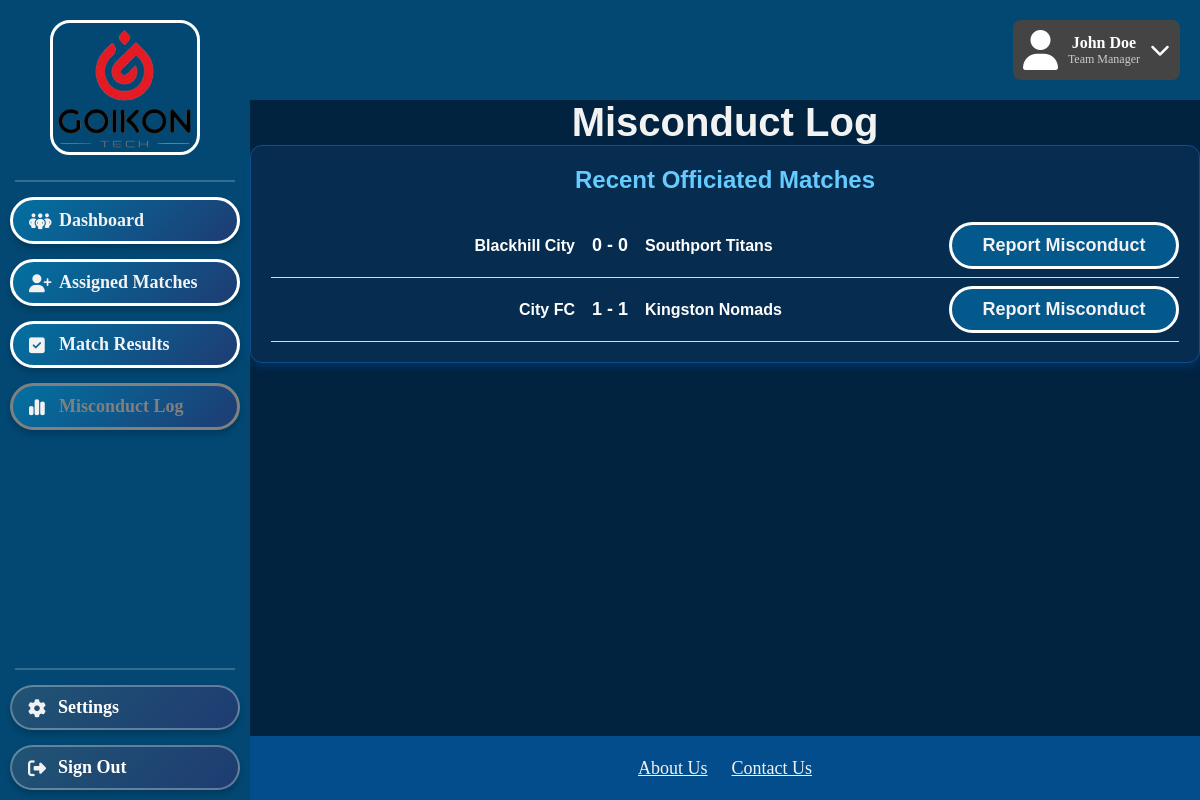
The app's page /refereePages/MisconductLog.php with its own data.
### tables this page shows
CREATE TABLE "League_Match" (
	"LeagueMatchID"	INTEGER,
	"LeagueID"	INTEGER NOT NULL,
	"HomeTeamID"	INTEGER NOT NULL,
	"AwayTeamID"	INTEGER NOT NULL,
	"MatchDate"	DATETIME NOT NULL,
	"FieldID"	INTEGER NOT NULL,
	"Status"	TEXT NOT NULL,
	"HomeGoals"	INTEGER NOT NULL DEFAULT 0,
	"AwayGoals"	INTEGER NOT NULL DEFAULT 0,
	PRIMARY KEY("LeagueMatchID" AUTOINCREMENT),
	FOREIGN KEY("AwayTeamID") REFERENCES "Team"("TeamID") ON DELETE CASCADE ON UPDATE CASCADE,
	FOREIGN KEY("FieldID") REFERENCES "Field"("FieldID") ON DELETE CASCADE ON UPDATE CASCADE,
	FOREIGN KEY("HomeTeamID") REFERENCES "Team"("TeamID") ON DELETE CASCADE ON UPDATE CASCADE,
	FOREIGN KEY("LeagueID") REFERENCES "League"("LeagueID") ON DELETE CASCADE ON UPDATE CASCADE
);

### refereePages/MisconductLog.php (the view, shortened to what this page needs)
<!DOCTYPE html>
<html>
    <link rel="stylesheet" href="../styles.css">
    <div class="header">
        <div class="profile-box">
            <i class="fa fa-user"></i>
            <div>
                <div class="name">John Doe</div>
                <div class="role">Team Manager</div>
            </div>
            <i class="fa fa-chevron-down dropdown-icon"></i>
        </div>
    </div>
    <div class="sidebar">
        <img src="../GoikonLogoFinal.png" alt="Goikon Logo" class = "goikon-logo">
        <div class="sidebar-separator"></div>
        <div class="sidebar-button">
            <a href="RefereeDashboard.php">
                <i class="fa-solid fa-people-group"></i>Dashboard
            </a>
        </div>
        <div class="sidebar-button">
            <a href="AssignedMatches.php">
                <i class="fa-solid fa-user-plus"></i>Assigned Matches
            </a>
        </div>
        <div class="sidebar-button">
            <a href="MatchResults.php">
                <i class="fa-solid fa-square-check"></i>Match Results
            </a>
        </div>
        <div class="sidebar-button" class="stayOnPageLink">
            <a href="MisconductLog.php">
                <i class="fa-solid fa-chart-simple"></i>Misconduct Log
            </a>
        </div>
        <div class="sidebar-toolbox-container">
            <div class="sidebar-separator"></div>
            <div class="sidebar-toolbox-button">
                <a href="../Homepages/SettingsPersonal.php">
                    <i class="fa-solid fa-gear"></i>Settings
                </a>
            </div>
            <div class="sidebar-toolbox-button">
                <a href="../Create Account and Login/Login.php">
                    <i class="fa-solid fa-right-from-bracket"></i></i>Sign Out
                </a>
            </div>
        </div>
    </div>
    <div class="footer">
        <a href="../Homepages/AboutUs.php">About Us</a>
        <a href="../Homepages/ContactUs.php">Contact Us</a>
    </div>
   <div class="main-content">
       <h1><b>Misconduct Log</b></h1>
       <?php
        require_once __DIR__ . '/../Include/db.php';
        try {
            $dbInstance = new Database();
            $conn = $dbInstance->getConnection();
        } catch (Exception $e) {
            die("Error: " . $e->getMessage());
        }
        ?>
        <div class="card">
            <h2>Recent Officiated Matches</h2>
            <?php
            $officiatedQuery = "
                SELECT lm.LeagueMatchID, hm.TeamID AS HomeID, am.TeamID AS AwayID,
                    hm.TeamName AS HomeTeam, am.TeamName AS AwayTeam,
                    lm.MatchDate, lm.HomeGoals, lm.AwayGoals
                FROM Referee_Booking rb
                JOIN League_Match lm ON rb.LeagueMatchID = lm.LeagueMatchID
                JOIN Team hm ON lm.HomeTeamID = hm.TeamID
                JOIN Team am ON lm.AwayTeamID = am.TeamID
                WHERE rb.RefereeID = 3 AND lm.Status = 'Completed'
                ORDER BY lm.MatchDate DESC
                LIMIT 5
            ";
            $officiatedResults = $conn->query($officiatedQuery);
            while ($row = $officiatedResults->fetchArray(SQLITE3_ASSOC)) {
                $leagueMatchID = intval($row['LeagueMatchID']);
                $homeTeam = htmlspecialchars($row['HomeTeam']);
                $awayTeam = htmlspecialchars($row['AwayTeam']);
                $homeID = intval($row['HomeID']);
                $awayID = intval($row['AwayID']);
                $homeGoals = intval($row['HomeGoals']);
                $awayGoals = intval($row['AwayGoals']);
                $winnerHome = $homeGoals > $awayGoals ? 'winner' : '';
                $winnerAway = $awayGoals > $homeGoals ? 'winner' : '';
                echo "<div class='result-row'>
                        <div class='team home $winnerHome'>{$homeTeam}</div>
                        <div class='score'>{$homeGoals} - {$awayGoals}</div>
                        <div class='team away $winnerAway'>{$awayTeam}</div>
                        <div class='notes-button'>
                            <button class='report-misconduct-btn'
                                    data-matchid='{$leagueMatchID}'
                                    data-homeid='{$homeID}'
                                    data-awayid='{$awayID}'
                                    data-homename='{$homeTeam}'
                                    data-awayname='{$awayTeam}'>
                                Report Misconduct
                            </button>
                        </div>
                    </div>";
            }
            ?>
        </div>
   </div>
</html>

### styles.css (style rules this page uses)
.header { position: fixed; display: flex; align-items: center; justify-content: center; top: 0; left: 0; width: calc(100% - 250px); height: 100px; left: 250px; background-color: #024873; color: white; text-align: center; z-index: 10000000023; }
.profile-box { position: absolute; top: 20px; right: 20px; background-color: #444; padding: 10px; border-radius: 8px; display: flex; align-items: center; color: white; max-width: 300px; }
.profile-box .fa-user { font-size: 40px; margin-right: 10px; }
.profile-box .name { font-weight: bold; white-space: nowrap; overflow: hidden; text-overflow: ellipsis; }
.profile-box .role { font-size: 12px; color: #ccc; white-space: nowrap; overflow: hidden; text-overflow: ellipsis; }
.profile-box .dropdown-icon { margin-left: 10px; cursor: pointer; font-size: 20px; }
.goikon-logo { position: absolute; top: 20px; left: 50px; width: 150px; height: auto; z-index: 10000; border: 3px solid white; border-radius: 20px; }
.sidebar { position: fixed; top: 0; left: 0; width: 250px; height: 100%; background-color: #024873; display: flex; flex-direction: column; align-items: center; padding-top: 180px; gap: 15px; }
.sidebar-button { background: none; padding: 0; }
.sidebar-button a { display: block; background: linear-gradient(135deg, #0271A1, #1e3c72); color: #F2F2F2; cursor: pointer; text-align: left; text-indent: 8px; font-weight: bold; text-decoration: none; font-size: 18px; width: 230px; padding: 10px 0; display: block; border: 3px solid white; border-radius: 50px; transition: all 0.3s ease-in-out; box-shadow: 0 4px 6px rgba(0, 0, 0, 0.2); }
.sidebar-button a.active { color: grey; border-color: grey; }
.sidebar i { color: #f2f2f2; font-size: 18px; vertical-align: middle; margin-right: 20px; width: 1em; }
.sidebar-toolbox-container { position: fixed; display: flex; flex-direction: column; align-items: center; gap: 15px; width: 250px; bottom: 10px; left: 0; }
.sidebar-toolbox-button { position: relative; display: flex; background: none; padding: 0; }
.sidebar-toolbox-button a { cursor: pointer; text-align: left; text-indent: 8px; background: linear-gradient(135deg, #205474, #1e3c72); color: white; font-weight: bold; text-decoration: none; font-size: 18px; width: 230px; padding: 10px 0; border-radius: 30px; backdrop-filter: blur(10px); border: 2px solid rgba(255, 255, 255, 0.3); transition: all 0.3s ease-in-out; box-shadow: 0 4px 6px rgba(0, 0, 0, 0.2); }
.sidebar-separator { height: 2px; background-color: rgba(255, 255, 255, 0.2); margin: 0px; width: calc(100% - 30px); margin-left: 15px; margin-right: 15px; }
.footer { position: fixed; left: 250px; width: calc(100vw - 250px); bottom: 0; background-color: #044D8C; text-align: center; padding: 20px; z-index: -1000; }
.footer a { color: #F2F2F2; font-size: 18px; line-height: 24px; margin: 10px; }
.main-content { position: fixed; align-content: left; top: 100px; left: 250px; width: calc(100vw - 250px); height: calc(100vh - 164px); background-color: #022340; z-index: 1000001; font-family:Verdana, Tahoma, sans-serif; }
.main-content button { background-color: #03588C; color: #F2F2F2; text-align: center; font-weight: bold; text-decoration: none; font-size: 18px; width: 230px; display: flex; padding: 10px 0; display: block; border: 3px solid white; border-radius: 50px; margin: 0 auto; }
.main-content h1 { text-align: center; font-size: 40px; color: #F2F2F2; cursor: pointer; }
.team { flex: 1; text-align: center; padding: 5px; font-weight: bold; }
* { margin: 0; padding: 0; box-sizing: border-box; }

### refereePages/MisconductLog.php (style rules this page uses)
.card { background-color: #062c50; color: white; border: 1px solid #114d8a; border-radius: 12px; padding: 20px; box-shadow: 0 4px 8px rgba(0, 86, 179, 0.3); }
.card h2 { text-align: center; color: #66ccff; margin-bottom: 20px; }
.result-row { display: flex; align-items: center; justify-content: space-between; padding: 8px 0; border-bottom: 1px solid #ddd; }
.team { font-weight: bold; text-align: center; padding: 5px; }
.home { text-align: right; }
.away { text-align: left; }
.score { font-size: 18px; font-weight: bold; text-align: center; min-width: 60px; }
.report-misconduct-btn { padding: 4px 8px; background-color: #dc3545; color: white; border: none; border-radius: 4px; cursor: pointer; }

### records on screen
league_match: homeTeam "Blackhill City", HomeGoals "0", AwayGoals "0", awayTeam "Southport Titans"
league_match: homeTeam "City FC", HomeGoals "1", AwayGoals "1", awayTeam "Kingston Nomads"
